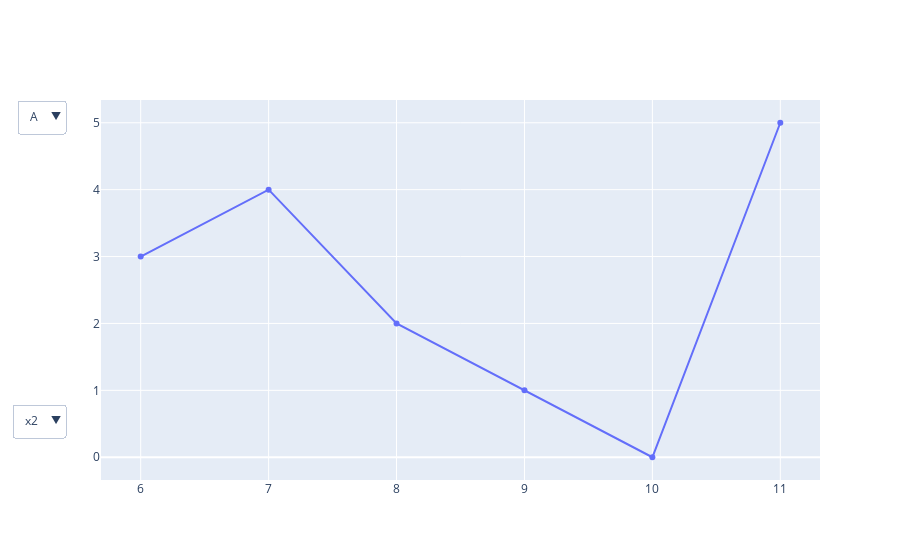

Notebook cell for this chart:
### Code cell
import pandas as pd
import plotly.graph_objects as go

data = {'mode': ["A", "A", "A", "B", "B", "B"],'y': [3, 4, 2, 1, 0, 5], 'x1': [0, 1, 2, 3, 4, 5], 'x2': [6, 7, 8, 9, 10, 11]}
df = pd.DataFrame.from_dict(data)

fig = go.Figure()
fig.add_trace(go.Scatter(x=df["x1"], y=df[df["mode"]=="A"]["y"]))
            
buttons = []
for modes in list(df["mode"].unique()):
    buttons.append(
        dict(
            args=[{"y":[df[df["mode"]==modes]["y"].tolist()],
                   "x":[df[df["mode"]==modes]["x1"].tolist()]
                 }],
            label = modes,
            method = "restyle")
     )
    
    


fig.update_layout(
    updatemenus=[
        
        go.layout.Updatemenu(buttons=buttons),
        go.layout.Updatemenu(
            buttons=list([
                dict(
                    args= [{"x":[df["x1"]], "y":[df["y"]]}], #<----------
                    label= "x1",
                    method="update"),
                dict(
                    args= [{"x":[df["x2"]], "y":[df["y"]]}],  #<----------
                    label= "x2",
                    method="update")
            ]),
        y=0.2,
        )
     ]
)

fig

### Figure 1 — Plotly figure (JSON) as saved in the notebook; plotly's stock layout.template omitted (floating-point values rounded to 4 significant figures)
{"data": [{"type": "scatter", "x": [6, 7, 8, 9, 10, 11], "y": [3, 4, 2, 1, 0, 5]}], "layout": {"autosize": true, "updatemenus": [{"active": 0, "buttons": [{"args": [{"x": [[0, 1, 2]], "y": [[3, 4, 2]]}], "label": "A", "method": "restyle"}, {"args": [{"x": [[3, 4, 5]], "y": [[1, 0, 5]]}], "label": "B", "method": "restyle"}]}, {"active": 1, "buttons": [{"args": [{"x": [[0, 1, 2, 3, 4, 5]], "y": [[3, 4, 2, 1, 0, 5]]}], "label": "x1", "method": "update"}, {"args": [{"x": [[6, 7, 8, 9, 10, 11]], "y": [[3, 4, 2, 1, 0, 5]]}], "label": "x2", "method": "update"}], "x": -0.05, "y": 0.2}], "xaxis": {"autorange": true, "range": [5.697, 11.3], "type": "linear"}, "yaxis": {"autorange": true, "range": [-0.4126, 5.413], "type": "linear"}}}
